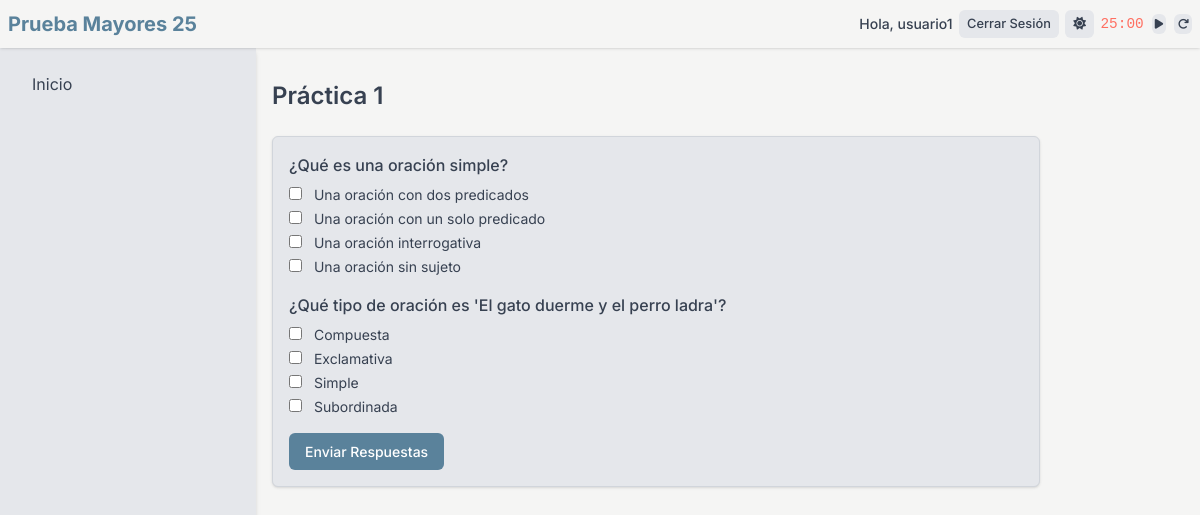
Page /examen/1 (signed in) on the committed database.
### tables this page shows
CREATE TABLE usuarios (
                id INTEGER PRIMARY KEY AUTOINCREMENT,
                username TEXT NOT NULL UNIQUE,
                password TEXT NOT NULL
            );

CREATE TABLE examenes (
                id INTEGER PRIMARY KEY AUTOINCREMENT,
                asignatura_id INTEGER,
                nombre TEXT NOT NULL,
                UNIQUE(asignatura_id, nombre),
                FOREIGN KEY (asignatura_id) REFERENCES asignaturas(id)
            );

CREATE TABLE preguntas (
                id INTEGER PRIMARY KEY AUTOINCREMENT,
                examen_id INTEGER,
                texto TEXT NOT NULL,
                UNIQUE(examen_id, texto),
                FOREIGN KEY (examen_id) REFERENCES examenes(id)
            );

CREATE TABLE opciones (
                id INTEGER PRIMARY KEY AUTOINCREMENT,
                pregunta_id INTEGER,
                texto TEXT NOT NULL,
                es_correcta INTEGER NOT NULL DEFAULT 0,
                UNIQUE(pregunta_id, texto),
                FOREIGN KEY (pregunta_id) REFERENCES preguntas(id)
            );

### app.py (the view, shortened to what this page needs)
@app.route("/examen/<int:examen_id>", methods=["GET", "POST"])
@login_required
def mostrar_examen(examen_id):
    with closing(get_db_connection()) as conn:
        examen_row = conn.execute(
            "SELECT id, nombre, asignatura_id FROM examenes WHERE id = ?", (examen_id,)
        ).fetchone()
        if not examen_row:
            return redirect(url_for("index"))
        examen = dict(examen_row)
        preguntas = [
            dict(row)
            for row in conn.execute(
                "SELECT id, texto FROM preguntas WHERE examen_id = ?", (examen_id,)
            ).fetchall()
        ]
        for pregunta in preguntas:
            pregunta["opciones"] = [
                dict(row)
                for row in conn.execute(
                    "SELECT id, texto, es_correcta FROM opciones WHERE pregunta_id = ?",
                    (pregunta["id"],),
                ).fetchall()
            ]
        examen["preguntas"] = preguntas
        intentos = [
            dict(row)
            for row in conn.execute(
                """
                SELECT id, porcentaje_acierto, respuestas_correctas, respuestas_incorrectas,
                fecha FROM intentos_examen
                WHERE usuario_id = ? AND examen_id = ?
                ORDER BY fecha DESC
                """,
                (current_user.id, examen_id),
            ).fetchall()
        ]
        return render_template(
            "examen.html",
            examen=examen,
            intentos=fetch_intentos(examen_id),
            navbar_data=get_navbar_data(),
        )

### app.py (called while the page is built)
@login_manager.user_loader
def load_user(user_id):
    with closing(get_db_connection()) as conn:
        user = conn.execute(
            "SELECT id, username FROM usuarios WHERE id = ?", (user_id,)
        ).fetchone()
        return User(user["id"], user["username"]) if user else None

def get_navbar_data():
    return {
        "is_authenticated": current_user.is_authenticated,
        "username": current_user.username if current_user.is_authenticated else None,
        "dark_mode": session.get("dark_mode", False),
    }

def fetch_intentos(examen_id):
    with closing(get_db_connection()) as conn:
        intentos = [
            dict(row)
            for row in conn.execute(
                """
                SELECT id, porcentaje_acierto, respuestas_correctas, respuestas_incorrectas, fecha
                FROM intentos_examen
                WHERE usuario_id = ? AND examen_id = ?
                ORDER BY fecha DESC
                """,
                (current_user.id, examen_id),
            ).fetchall()
        ]
    return intentos

### init_db.py (called while the page is built)
def get_db_connection():
    db_path = os.path.join(current_app.root_path, "instance", "database.db")
    conn = sqlite3.connect(db_path, check_same_thread=False)
    conn.row_factory = sqlite3.Row
    return conn

### templates/examen.html (shortened to what this page needs)
<!DOCTYPE html>
<html lang="es" data-theme="{{ 'dark' if navbar_data.dark_mode else 'light' }}">
<head>
    <link rel="stylesheet" href="https://cdnjs.cloudflare.com/ajax/libs/font-awesome/6.5.1/css/all.min.css">
    <script src="https://cdn.tailwindcss.com"></script>
    <link rel="stylesheet" href="{{ url_for('static', filename='css/style.css') }}">
</head>
<body>
    {% include '_navbar.html' %}
    {% include '_sidebar.html' %}
    <main class="content">
        <h1 class="text-2xl font-semibold mb-6">{{ examen['nombre'] }}</h1>
        {% if resultado %}
        <div id="examen-resultados" class="card mb-6 max-w-3xl">
            <h2 class="text-lg font-semibold mb-3">Resultados</h2>
            <p class="text-sm mb-3">Porcentaje de acierto: {{ "%.2f"|format(porcentaje_acierto) }}%</p>
            {% for res in resultado %}
            <div class="mb-4">
                <p class="font-medium mb-1">{{ res['texto'] }}</p>
                <p class="text-sm mb-1">Aciertos: {{ res['aciertos'] }} de {{ res['total_correctas'] }}</p>
                <ul class="text-sm space-y-1">
                    {% for opcion in res['opciones'] %}
                    <li
                        class="{% if opcion['id'] in res['correctas'] and opcion['id'] in res['seleccionadas'] %}text-green-600 dark:text-green-400{% elif opcion['id'] in res['correctas'] %}text-blue-600 dark:text-blue-400{% elif opcion['id'] in res['seleccionadas'] %}text-red-600 dark:text-red-400{% endif %}">
                        {{ opcion['texto'] }}
                        {% if opcion['id'] in res['seleccionadas'] %}(Seleccionada){% endif %}
                        {% if opcion['id'] in res['correctas'] %}(Correcta){% endif %}
                    </li>
                    {% endfor %}
                </ul>
            </div>
            {% endfor %}
            <div class="flex space-x-4 mt-4">
                <button class="btn btn-primary export-examen-pdf"><i class="fas fa-file-pdf mr-2"></i> Exportar a
                    PDF</button>
                <a href="{{ url_for('mostrar_examen', examen_id=examen['id']) }}" class="btn btn-primary"><i
                        class="fas fa-redo mr-2"></i> Reintentar</a>
            </div>
        </div>
        {% else %}
        <form method="POST" id="examen-form" class="card max-w-3xl">
            {% for pregunta in examen['preguntas'] %}
            <div class="mb-4">
                <p class="font-medium mb-2">{{ pregunta['texto'] }}</p>
                {% for opcion in pregunta['opciones'] %}
                <label class="block text-sm mb-1">
                    <input type="checkbox" name="pregunta_{{ pregunta['id'] }}" value="{{ opcion['id'] }}" class="mr-2">
                    {{ opcion['texto'] }}
                </label>
                {% endfor %}
            </div>
            {% endfor %}
            <button type="submit" class="btn btn-primary">Enviar Respuestas</button>
        </form>
        {% endif %}
    </main>
</body>
</html>

### templates/_navbar.html (shortened to what this page needs)
<nav class="navbar">
    <div class="navbar-container">
        <a href="{{ url_for('index') }}" class="navbar-brand">Prueba Mayores 25</a>
        <div class="navbar-menu">
            {% if navbar_data.is_authenticated %}
            <span class="text-sm font-medium">Hola, {{ navbar_data.username }}</span>
            <a href="{{ url_for('logout') }}" class="navbar-btn navbar-btn-secondary">Cerrar Sesión</a>
            {% else %}
            <a href="{{ url_for('login') }}" class="navbar-btn navbar-btn-primary">Iniciar Sesión</a>
            <a href="{{ url_for('register') }}" class="navbar-btn navbar-btn-secondary">Registrarse</a>
            {% endif %}
            <form method="POST" action="{{ url_for('toggle_theme') }}">
                <button type="submit" class="navbar-btn navbar-btn-secondary" title="Cambiar tema">
                    <i class="fas fa-{{ 'moon' if navbar_data.dark_mode else 'sun' }}"></i>
                </button>
            </form>
            <div class="pomodoro-container flex items-center gap-2">
                <span id="pomodoroTime" class="font-mono text-sm">25:00</span>
                <button id="pomodoroToggle" class="navbar-btn navbar-btn-secondary p-1" title="Iniciar/Pausar">
                </button>
                <button id="pomodoroReset" class="navbar-btn navbar-btn-secondary p-1" title="Reiniciar">
                    <i class="fas fa-redo"></i>
                </button>
            </div>
        </div>
    </div>
</nav>

### static/css/style.css (style rules this page uses)
:root { --primary-bg: #f5f5f4; --primary-text: #374151; --secondary-bg: #e5e7eb; --accent: #5a829b; --accent-hover: #456e87; --border: #d1d5db; --shadow: rgba(0, 0, 0, 0.1); --work-color: #ff6f61; --rest-color: #4caf50; }
body { font-family: Inter, sans-serif; background-color: var(--primary-bg); color: var(--primary-text); transition: background-color 0.3s ease, color 0.3s ease; margin: 0; padding: 0; }
.navbar { position: fixed; top: 0; left: 0; width: 100%; z-index: 20; background-color: var(--primary-bg); box-shadow: 0 1px 3px 0 var(--shadow), 0 1px 2px -1px var(--shadow); padding: 0.5rem; min-height: 3rem; display: flex; align-items: center; box-sizing: border-box; }
.navbar-container { display: flex; align-items: center; justify-content: space-between; width: 100%; max-width: 80rem; margin: 0 auto; flex-wrap: nowrap; }
.navbar-brand { font-size: 1.25rem; font-weight: 700; color: var(--accent); white-space: nowrap; overflow: hidden; text-overflow: ellipsis; }
.navbar-menu { display: flex; align-items: center; gap: 0.4rem; flex-wrap: nowrap; overflow-x: auto; -webkit-overflow-scrolling: touch; scrollbar-width: none; }
.navbar-menu>* { margin-left: 0; }
.navbar-btn { padding: 0.3rem 0.5rem; border-radius: 0.375rem; font-weight: 500; font-size: 0.8rem; transition: background-color 0.2s ease-in-out, color 0.2s ease-in-out; white-space: nowrap; }
.navbar-btn-secondary { background-color: var(--secondary-bg); color: var(--primary-text); }
.content { padding-top: 5rem; padding-left: 1rem; padding-right: 1rem; min-height: 100vh; transition: margin-left 0.3s ease-in-out; box-sizing: border-box; }
@media (min-width: 769px) { .content { margin-left: 16rem; } }
.btn { padding: 0.5rem 1rem; border-radius: 0.375rem; font-weight: 500; font-size: 0.875rem; transition: background-color 0.2s ease-in-out, color 0.2s ease-in-out; cursor: pointer; border: none; }
.btn-primary { background-color: var(--accent); color: #fff; }
.card { background-color: var(--secondary-bg); padding: 1rem; border-radius: 0.375rem; box-shadow: 0 1px 3px 0 var(--shadow), 0 1px 2px -1px var(--shadow); border: 1px solid var(--border); }
.pomodoro-container { display: flex; align-items: center; gap: 0.4rem; }
#pomodoroTime { font-family: monospace; font-size: 0.9rem; color: inherit; min-width: 40px; transition: all 0.2s ease; }
#pomodoroTime.work { color: var(--work-color); }
#pomodoroToggle, #pomodoroReset { padding: 0.2rem !important; line-height: 1; transition: all 0.2s ease; }
#pomodoroToggle i, #pomodoroReset i { font-size: 0.7rem; }

### rows in the picture
usuarios: username "usuario1"
examenes: nombre "Práctica 1"
preguntas: texto "¿Qué es una oración simple?"
opciones: texto "Una oración con dos predicados"
opciones: texto "Una oración con un solo predicado"
opciones: texto "Una oración interrogativa"
opciones: texto "Una oración sin sujeto"
preguntas: texto "¿Qué tipo de oración es 'El gato duerme y el perro ladra'?"
opciones: texto "Compuesta"
opciones: texto "Exclamativa"
opciones: texto "Simple"
opciones: texto "Subordinada"
